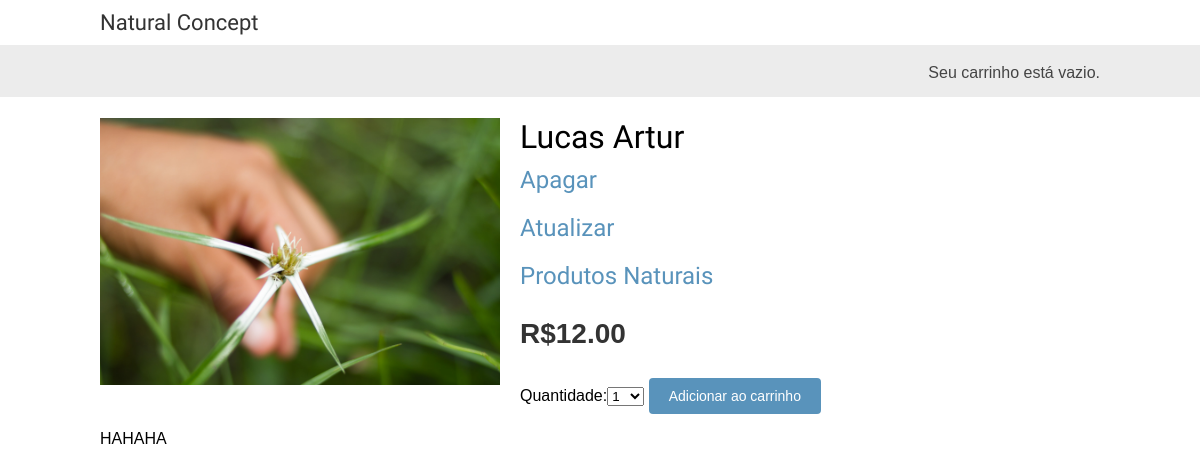
Screenshot of /4/produtosNaturais/ with the database file from the repository.
### shop/models.py (models this page shows, shortened)
class Product(models.Model):
    category = models.ForeignKey(Category, verbose_name="Categoria", related_name='products')
    name = models.CharField("Nome", max_length=200, db_index=True)
    slug = models.SlugField("Slug", max_length=200, db_index=True)
    image = models.ImageField("Imagem", upload_to='products/%Y/%m/%d', blank=True)
    description = models.TextField("Descrição", blank=True)
    price = models.DecimalField("Preço", max_digits=10, decimal_places=2)
    stock = models.PositiveIntegerField("Estoque")
    available = models.BooleanField("Disponivel", default=True)
    created = models.DateTimeField("Criado em", auto_now_add=True)
    updated = models.DateTimeField("Atualizado em", auto_now=True)
    class Meta:
        ordering = ('-created',)
        index_together = (('id', 'slug'),)
        verbose_name = "Produto"
        verbose_name_plural = "Produtos"

class Category(models.Model):
    name = models.CharField(max_length=200, db_index=True)
    slug = models.SlugField(max_length=200, db_index=True, unique=True)
    class Meta:
        ordering = ('name',)
        verbose_name = 'Categoria'
        verbose_name_plural = 'Categorias'
    def __str__(self):
        return self.name
    def get_absolute_url(self):
        return reverse('shop:product_list_by_category', args=[self.slug])

### shop/views.py (the view)
# urls.py: url(r'^(?P<id>\d+)/(?P<slug>[-\w]+)/$', views.product_detail, name='product_detail'),
def product_detail(request, id, slug):
    product = get_object_or_404(Product, id=id, slug=slug, available=True)
    cart_product_form = CartAddProductForm()
    return render(request,
                  'shop/product/detail.html',
                  {'product': product,
                   'cart_product_form': cart_product_form})

### cart/forms.py
class CartAddProductForm(forms.Form):
    quantity = forms.TypedChoiceField(label="Quantidade",
                                      choices=PRODUCT_QUANTITY_CHOICES,
                                      coerce=int)
    update = forms.BooleanField(required=False,
                                initial=False,
                                widget=forms.HiddenInput)

### cart/cart.py (called while the page is built)
    def __len__(self):
        return sum(item['quantity'] for item in self.cart.values())

### cart/context_processors.py (called while the page is built)
def cart(request):
    return {'cart': Cart(request) }

### shop/templates/shop/product/detail.html (shortened to what this page needs)
{% extends "shop/base.html" %}
{% load static %}
{% block content %}
    <div class="product-detail">
        <img src="{% if product.image %}{{ product.image.url }}{% else %}{% static "img/no_image.png" %}{% endif %}">
        <h1>{{ product.name }}</h1>
        <h2><a href="{% url 'shop:product_delete' product.id product.slug %}">Apagar</a></h2>
        <h2><a href="{% url 'shop:product_update' product.id product.slug %}">Atualizar</a></h2>
        <h2><a href="{{ product.category.get_absolute_url }}">{{ product.category }}</a></h2>
        <p class="price">R${{ product.price }}</p>
        <form action="{% url "cart:cart_add" product.id %}" method="post">
            {{ cart_product_form }}
            <input type="submit" value="Adicionar ao carrinho">
        </form>
        {{ product.description|linebreaks }}
    </div>
{% endblock %}

### shop/static/css/base.css (style rules this page uses)
body { margin:0; padding:0; font-family:helvetica, sans-serif; }
h1, h2, h3, h4, h5 , h6 { font-family: 'Ubuntu', sans-serif; font-weight:normal; }
a { text-decoration:none; color:#5993bb; }
a.button, input[type="submit"] { color:#fff; background:#5993bb; border-radius:4px; padding:10px 20px; font-size:14px; border:0; }
.product-detail { text-align:justify; }
.product-detail .price { color:#333; font-size:28px; font-weight:bold; }
.product-detail img { width:40%; float:left; padding:0 20px 20px 0; }
.product-detail h1 { margin-bottom:0; }
.product-detail h2 { margin-top:10px; }

### rows the page displays
Product: image (picture), name "Lucas Artur", category "Produtos Naturais", price "12.00", description "HAHAHA"
